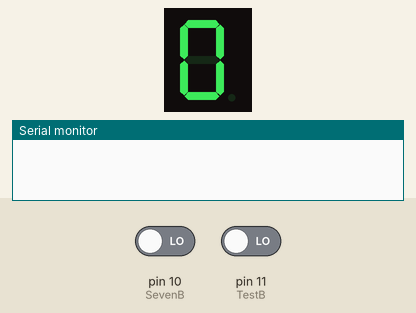
This sketch was run on a simulated Arduino Uno, built with avr-gcc and run on an emulated ATmega328P. Shown: 1-digit seven-segment display, the last lines printed to the serial monitor. Wiring (inferred from the names in the program): 1-digit 7-segment display, segments lit when HIGH: segments pin 2, pin 3, pin 4, pin 5, pin 6, pin 7, pin 8, pin 9. Inputs (shaded band) come from the test bench; at power-on: pin 10 (SevenB) LOW, pin 11 (TestB) LOW. The segment pins are drawn as the display they are named for.

Above: at 1.8 s.
1.9 s: pin 10 (SevenB) driven HIGH
At 2.4 s:
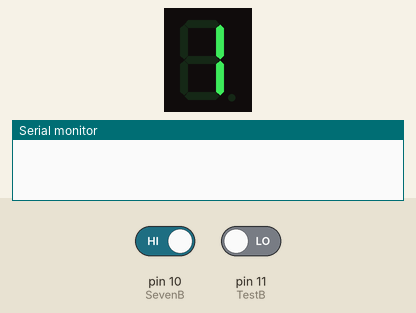
4.9 s: pin 11 (TestB) driven HIGH
At 9.0 s:
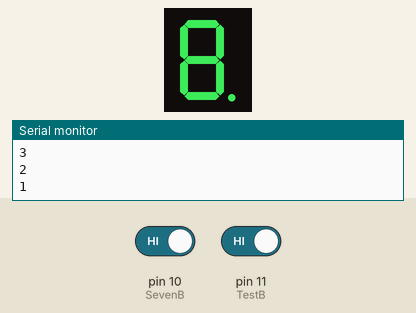
9.5 s: pin 11 (TestB) driven LOW
At 11.3 s:
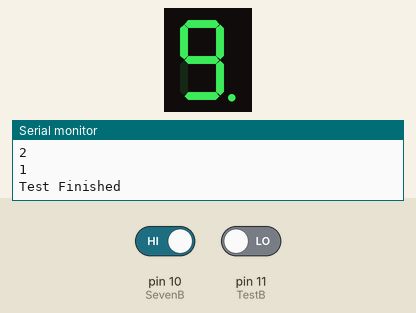
12.5 s: pin 10 (SevenB) driven LOW
Timing chart, 0 to 15.0 s (numbered marks = the images above; inputs shaded):
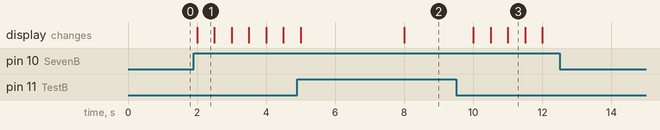

The sketch:

SevenSegment.ino
```cpp
/*
      A
     F  B
      G
     E  C
      D  DP
*/
const int TestB = 11;
const int SevenB = 10;
const int SevenPA = 2;
const int SevenPB = 3;
const int SevenPC = 4;
const int SevenPD = 5;
const int SevenPE = 6;
const int SevenPF = 7;
const int SevenPG = 8;
const int SevenPDP = 9;
int SevenI = 0;

void setup() {
  // put your setup code here, to run once:
  pinMode(TestB, INPUT);
  pinMode(SevenB, INPUT);
  pinMode(SevenPA, OUTPUT);
  pinMode(SevenPB, OUTPUT);
  pinMode(SevenPC, OUTPUT);
  pinMode(SevenPD, OUTPUT);
  pinMode(SevenPE, OUTPUT);
  pinMode(SevenPF, OUTPUT);
  pinMode(SevenPG, OUTPUT);
  pinMode(SevenPDP, OUTPUT);
  Serial.begin(9600);
}

void loop() {
  // put your main code here, to run repeatedly:
  if (digitalRead(SevenB) == HIGH) {
    SevenI++;
  }
  if (SevenI >= 10 || SevenI == 10) {
    SevenI = 0;
  }
  if (SevenI == 0) {
    digitalWrite(SevenPA, HIGH);
    digitalWrite(SevenPB, HIGH);
    digitalWrite(SevenPC, HIGH);
    digitalWrite(SevenPD, HIGH);
    digitalWrite(SevenPE, HIGH);
    digitalWrite(SevenPF, HIGH);
    digitalWrite(SevenPG, LOW);
    digitalWrite(SevenPDP, LOW);
  }
  else if (SevenI == 1) {
    digitalWrite(SevenPA, LOW);
    digitalWrite(SevenPB, HIGH);
    digitalWrite(SevenPC, HIGH);
    digitalWrite(SevenPD, LOW);
    digitalWrite(SevenPE, LOW);
    digitalWrite(SevenPF, LOW);
    digitalWrite(SevenPG, LOW);
    digitalWrite(SevenPDP, LOW);
  }
  else if (SevenI == 2) {
    digitalWrite(SevenPA, HIGH);
    digitalWrite(SevenPB, HIGH);
    digitalWrite(SevenPC, LOW);
    digitalWrite(SevenPD, HIGH);
    digitalWrite(SevenPE, HIGH);
    digitalWrite(SevenPF, LOW);
    digitalWrite(SevenPG, HIGH);
    digitalWrite(SevenPDP, LOW);
  }
  else if (SevenI == 3) {
    digitalWrite(SevenPA, HIGH);
    digitalWrite(SevenPB, HIGH);
    digitalWrite(SevenPC, HIGH);
    digitalWrite(SevenPD, HIGH);
    digitalWrite(SevenPE, LOW);
    digitalWrite(SevenPF, LOW);
    digitalWrite(SevenPG, HIGH);
    digitalWrite(SevenPDP, LOW);
  }
  else if (SevenI == 4) {
    digitalWrite(SevenPA, LOW);
    digitalWrite(SevenPB, HIGH);
    digitalWrite(SevenPC, HIGH);
    digitalWrite(SevenPD, LOW);
    digitalWrite(SevenPE, LOW);
    digitalWrite(SevenPF, HIGH);
    digitalWrite(SevenPG, HIGH);
    digitalWrite(SevenPDP, LOW);
  }
  else if (SevenI == 5) {
    digitalWrite(SevenPA, HIGH);
    digitalWrite(SevenPB, LOW);
    digitalWrite(SevenPC, HIGH);
    digitalWrite(SevenPD, HIGH);
    digitalWrite(SevenPE, LOW);
    digitalWrite(SevenPF, HIGH);
    digitalWrite(SevenPG, HIGH);
    digitalWrite(SevenPDP, LOW);
  }
  else if (SevenI == 6) {
    digitalWrite(SevenPA, HIGH);
    digitalWrite(SevenPB, LOW);
    digitalWrite(SevenPC, HIGH);
    digitalWrite(SevenPD, HIGH);
    digitalWrite(SevenPE, HIGH);
    digitalWrite(SevenPF, HIGH);
    digitalWrite(SevenPG, HIGH);
    digitalWrite(SevenPDP, HIGH);
  }
  else if (SevenI == 7) {
    digitalWrite(SevenPA, HIGH);
    digitalWrite(SevenPB, HIGH);
    digitalWrite(SevenPC, HIGH);
    digitalWrite(SevenPD, LOW);
    digitalWrite(SevenPE, LOW);
    digitalWrite(SevenPF, LOW);
    digitalWrite(SevenPG, LOW);
    digitalWrite(SevenPDP, LOW);
  }
  else if (SevenI == 8) {
    digitalWrite(SevenPA, HIGH);
    digitalWrite(SevenPB, HIGH);
    digitalWrite(SevenPC, HIGH);
    digitalWrite(SevenPD, HIGH);
    digitalWrite(SevenPE, HIGH);
    digitalWrite(SevenPF, HIGH);
    digitalWrite(SevenPG, HIGH);
    digitalWrite(SevenPDP, LOW);
  }
  else if (SevenI == 9) {
    digitalWrite(SevenPA, HIGH);
    digitalWrite(SevenPB, HIGH);
    digitalWrite(SevenPC, HIGH);
    digitalWrite(SevenPD, HIGH);
    digitalWrite(SevenPE, LOW);
    digitalWrite(SevenPF, HIGH);
    digitalWrite(SevenPG, HIGH);
    digitalWrite(SevenPDP, HIGH);
  }
  if (digitalRead(TestB) == HIGH) {
    Serial.println("Test Started");
    Serial.println("3");
    delay(1000);
    Serial.println("2");
    delay(1000);
    Serial.println("1");
    delay(1000);
    digitalWrite(SevenPA, HIGH);
    digitalWrite(SevenPB, HIGH);
    digitalWrite(SevenPC, HIGH);
    digitalWrite(SevenPD, HIGH);
    digitalWrite(SevenPE, HIGH);
    digitalWrite(SevenPF, HIGH);
    digitalWrite(SevenPG, HIGH);
    digitalWrite(SevenPDP, HIGH);
    delay(2000);
    digitalWrite(SevenPA, LOW);
    digitalWrite(SevenPB, LOW);
    digitalWrite(SevenPC, LOW);
    digitalWrite(SevenPD, LOW);
    digitalWrite(SevenPE, LOW);
    digitalWrite(SevenPF, LOW);
    digitalWrite(SevenPG, LOW);
    digitalWrite(SevenPDP, LOW);
    Serial.println("Test Finished");
  }
  delay(500);
}
```

Measured:
- after the input at 1.9 s, the display: changes after 0.10 s (image 1)
- after the input at 12.5 s, every drawn part: stays the same
- what the display in image 1 shows lasts 0.5 s, from 2.0 s to 2.5 s
